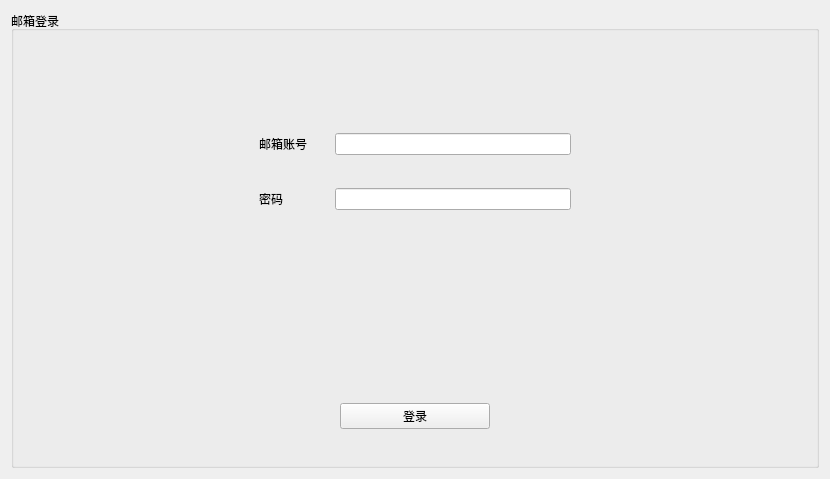
<?xml version="1.0" encoding="UTF-8"?>
<ui version="4.0">
 <class>Form</class>
 <widget class="QWidget" name="Form">
  <property name="geometry">
   <rect>
    <x>0</x>
    <y>0</y>
    <width>830</width>
    <height>479</height>
   </rect>
  </property>
  <property name="windowTitle">
   <string>Form</string>
  </property>
  <layout class="QHBoxLayout" name="horizontalLayout">
   <item>
    <widget class="QGroupBox" name="box_email_login">
     <property name="title">
      <string>邮箱登录</string>
     </property>
     <layout class="QVBoxLayout" name="verticalLayout_2">
      <item>
       <spacer name="verticalSpacer_2">
        <property name="orientation">
         <enum>Qt::Vertical</enum>
        </property>
        <property name="sizeHint" stdset="0">
         <size>
          <width>20</width>
          <height>134</height>
         </size>
        </property>
       </spacer>
      </item>
      <item>
       <layout class="QVBoxLayout" name="verticalLayout">
        <item>
         <layout class="QHBoxLayout" name="horizontalLayout_2">
          <item>
           <spacer name="horizontalSpacer_3">
            <property name="orientation">
             <enum>Qt::Horizontal</enum>
            </property>
            <property name="sizeHint" stdset="0">
             <size>
              <width>40</width>
              <height>20</height>
             </size>
            </property>
           </spacer>
          </item>
          <item>
           <widget class="QLabel" name="label_account">
            <property name="minimumSize">
             <size>
              <width>70</width>
              <height>0</height>
             </size>
            </property>
            <property name="text">
             <string>邮箱账号</string>
            </property>
           </widget>
          </item>
          <item>
           <widget class="QLineEdit" name="line_account"/>
          </item>
          <item>
           <spacer name="horizontalSpacer_4">
            <property name="orientation">
             <enum>Qt::Horizontal</enum>
            </property>
            <property name="sizeHint" stdset="0">
             <size>
              <width>40</width>
              <height>20</height>
             </size>
            </property>
           </spacer>
          </item>
         </layout>
        </item>
        <item>
         <spacer name="verticalSpacer_4">
          <property name="orientation">
           <enum>Qt::Vertical</enum>
          </property>
          <property name="sizeHint" stdset="0">
           <size>
            <width>20</width>
            <height>40</height>
           </size>
          </property>
         </spacer>
        </item>
        <item>
         <layout class="QHBoxLayout" name="horizontalLayout_3">
          <item>
           <spacer name="horizontalSpacer_5">
            <property name="orientation">
             <enum>Qt::Horizontal</enum>
            </property>
            <property name="sizeHint" stdset="0">
             <size>
              <width>40</width>
              <height>20</height>
             </size>
            </property>
           </spacer>
          </item>
          <item>
           <widget class="QLabel" name="label_password">
            <property name="minimumSize">
             <size>
              <width>70</width>
              <height>0</height>
             </size>
            </property>
            <property name="text">
             <string>密码</string>
            </property>
           </widget>
          </item>
          <item>
           <widget class="QLineEdit" name="line_password"/>
          </item>
          <item>
           <spacer name="horizontalSpacer_6">
            <property name="orientation">
             <enum>Qt::Horizontal</enum>
            </property>
            <property name="sizeHint" stdset="0">
             <size>
              <width>40</width>
              <height>20</height>
             </size>
            </property>
           </spacer>
          </item>
         </layout>
        </item>
        <item>
         <spacer name="verticalSpacer">
          <property name="orientation">
           <enum>Qt::Vertical</enum>
          </property>
          <property name="sizeHint" stdset="0">
           <size>
            <width>20</width>
            <height>201</height>
           </size>
          </property>
         </spacer>
        </item>
        <item>
         <layout class="QHBoxLayout" name="horizontalLayout_4">
          <item>
           <spacer name="horizontalSpacer">
            <property name="orientation">
             <enum>Qt::Horizontal</enum>
            </property>
            <property name="sizeHint" stdset="0">
             <size>
              <width>40</width>
              <height>20</height>
             </size>
            </property>
           </spacer>
          </item>
          <item>
           <widget class="QPushButton" name="btn_login">
            <property name="minimumSize">
             <size>
              <width>150</width>
              <height>0</height>
             </size>
            </property>
            <property name="text">
             <string>登录</string>
            </property>
           </widget>
          </item>
          <item>
           <spacer name="horizontalSpacer_2">
            <property name="orientation">
             <enum>Qt::Horizontal</enum>
            </property>
            <property name="sizeHint" stdset="0">
             <size>
              <width>40</width>
              <height>20</height>
             </size>
            </property>
           </spacer>
          </item>
         </layout>
        </item>
        <item>
         <spacer name="verticalSpacer_3">
          <property name="orientation">
           <enum>Qt::Vertical</enum>
          </property>
          <property name="sizeHint" stdset="0">
           <size>
            <width>20</width>
            <height>40</height>
           </size>
          </property>
         </spacer>
        </item>
       </layout>
      </item>
     </layout>
    </widget>
   </item>
  </layout>
 </widget>
 <resources/>
 <connections/>
</ui>
